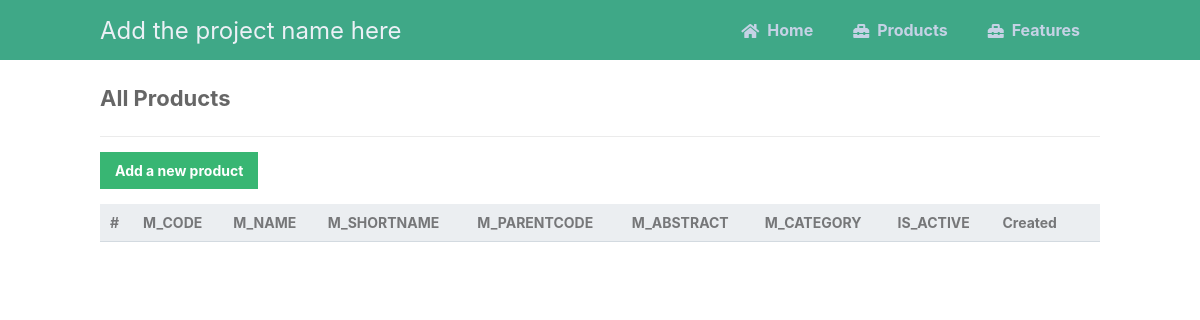
The app's page /read_product.php, older data.
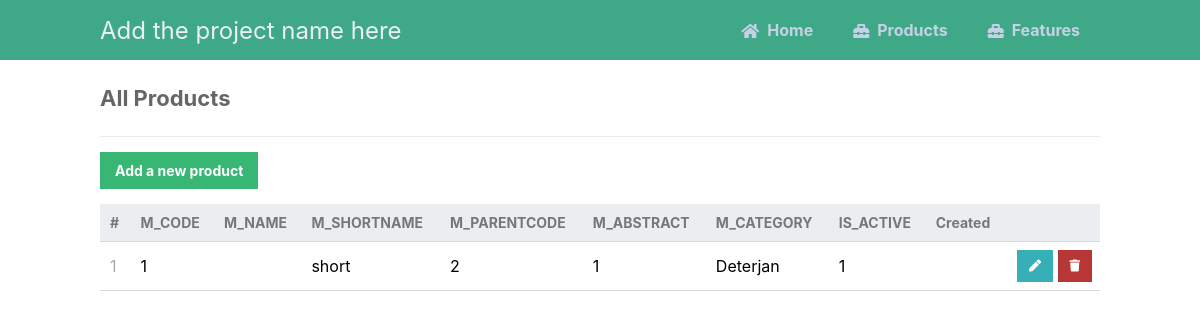
The same page, newer data.
### tables this page shows
CREATE TABLE `product` (
  `M_SYSCODE` int(11) NOT NULL,
  `M_CODE` varchar(15) NOT NULL,
  `M_NAME` varchar(30) NOT NULL,
  `M_SHORTNAME` varchar(10) DEFAULT NULL,
  `M_PARENTCODE` varchar(15) NOT NULL,
  `M_ABSTRACT` tinyint(1) NOT NULL,
  `M_CATEGORY` varchar(12) NOT NULL,
  `IS_ACTIVE` tinyint(1) NOT NULL DEFAULT 1
);

### read_product.php (the view, shortened to what this page needs)
<?php
include 'functions.php';
$pdo = pdo_connect_mysql();
$page = isset($_GET['page']) && is_numeric($_GET['page']) ? (int)$_GET['page'] : 1;
$records_per_page = 5;
$stmt = $pdo->prepare('SELECT * FROM PRODUCT ORDER BY M_SYSCODE LIMIT :current_page, :record_per_page');
$stmt->bindValue(':current_page', ($page-1)*$records_per_page, PDO::PARAM_INT);
$stmt->bindValue(':record_per_page', $records_per_page, PDO::PARAM_INT);
$stmt->execute();
$product = $stmt->fetchAll(PDO::FETCH_ASSOC);
?>
<?=template_header('Read')?>
<div class="content read">
	<h2>All Products</h2>
	<a href="create_product.php" class="add-product">Add a new product</a>
	<table>
        <thead>
            <tr>
                <td>#</td>
                <td>M_CODE</td>
                <td>M_NAME</td>
                <td>M_SHORTNAME</td>
                <td>M_PARENTCODE</td>
                <td>M_ABSTRACT</td>
                <td>M_CATEGORY</td>
                <td>IS_ACTIVE</td>
                <td>Created</td>
                <td></td>
            </tr>
        </thead>
        <tbody>
            <?php foreach ($product as $contact): ?>
            <tr>
                <td><?=$contact['M_SYSCODE']?></td>
                <td><?=$contact['M_CODE']?></td>
                <td><?=$contact['M_NAME']?></td>
                <td><?=$contact['M_SHORTNAME']?></td>
                <td><?=$contact['M_PARENTCODE']?></td>
                <td><?=$contact['M_ABSTRACT']?></td>
                <td><?=$contact['M_CATEGORY']?></td>
                <td><?=$contact['IS_ACTIVE']?></td>
                <td><?=$contact['created']?></td>
                <td class="actions">
                    <a href="update_product.php?M_SYSCODE=<?=$contact['M_SYSCODE']?>" class="edit"><i class="fas fa-pen fa-xs"></i></a>
                    <a href="delete_product.php?M_SYSCODE=<?=$contact['M_SYSCODE']?>" class="trash"><i class="fas fa-trash fa-xs"></i></a>
                </td>
            </tr>
            <?php endforeach; ?>
        </tbody>
    </table>
</div>
<?=template_footer()?>

### functions.php (shortened to what this page needs)
<?php
function template_header($title) {
echo <<<EOT
<!DOCTYPE html>
<html>
	<head>
		<meta charset="utf-8">
		<title>$title</title>
		<link href="style.css" rel="stylesheet" type="text/css">
		<link rel="stylesheet" href="https://use.fontawesome.com/releases/v5.7.1/css/all.css">
	</head>
	<body>
    <nav class="navtop">
    	<div>
    		<h1>Add the project name here</h1>
            <a href="index.php"><i class="fas fa-home"></i>Home</a>
    		<a href="read_product.php"><i class="fas fa-toolbox"></i>Products</a>
		<a href="read_feature.php"><i class="fas fa-toolbox"></i>Features</a>
    	</div>
    </nav>
EOT;
}
function template_footer() {
echo <<<EOT
    </body>
</html>
EOT;
}
?>

### style.css (style rules this page uses)
* { box-sizing: border-box; font-family: -apple-system, BlinkMacSystemFont, "segoe ui", roboto, oxygen, ubuntu, cantarell, "fira sans", "droid sans", "helvetica neue", Arial, sans-serif; font-size: 16px; -webkit-font-smoothing: antialiased; -moz-osx-font-smoothing: grayscale; }
body { background-color: #FFFFFF; margin: 0; }
.navtop { background-color: #3fa887; height: 60px; width: 100%; border: 0; }
.navtop div { display: flex; margin: 0 auto; width: 1000px; height: 100%; }
.navtop div h1, .navtop div a { display: inline-flex; align-items: center; }
.navtop div h1 { flex: 1; font-size: 24px; padding: 0; margin: 0; color: #ecf0f6; font-weight: normal; }
.navtop div a { padding: 0 20px; text-decoration: none; color: #c5d2e5; font-weight: bold; }
.navtop div a i { padding: 2px 8px 0 0; }
.content { width: 1000px; margin: 0 auto; }
.content h2 { margin: 0; padding: 25px 0; font-size: 22px; border-bottom: 1px solid #ebebeb; color: #666666; }
.read .add-product { display: inline-block; text-decoration: none; background-color: #38b673; font-weight: bold; font-size: 14px; color: #FFFFFF; padding: 10px 15px; margin: 15px 0; }
.read table { width: 100%; padding-top: 30px; border-collapse: collapse; }
.read table thead { background-color: #ebeef1; border-bottom: 1px solid #d3dae0; }
.read table thead td { padding: 10px; font-weight: bold; color: #767779; font-size: 14px; }
.read table tbody tr { border-bottom: 1px solid #d3dae0; }
.read table tbody tr td { padding: 10px; }
.read table tbody tr td:nth-child(1) { color: #a5a7a9; }
.read table tbody tr td.actions { padding: 8px; text-align: right; }
.read table tbody tr td.actions .edit, .read table tbody tr td.actions .trash { display: inline-flex; text-align: right; text-decoration: none; color: #FFFFFF; padding: 10px 12px; }
.read table tbody tr td.actions .trash { background-color: #b73737; }
.read table tbody tr td.actions .edit { background-color: #37afb7; }

Row changes from the older to the newer data that the page shows:
added product: M_SYSCODE "1", M_CODE "1", M_SHORTNAME "short", M_PARENTCODE "2", M_ABSTRACT "1", M_CATEGORY "Deterjan", IS_ACTIVE "1"
